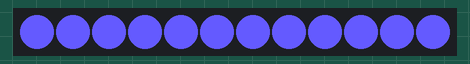
Recording of a sketch running on a simulated Arduino Uno, built with avr-gcc and run on an emulated ATmega328P. Parts: 12 RGB LEDs in strip order, left to right.

Above: at 0.6 s.
At 4.3 s:
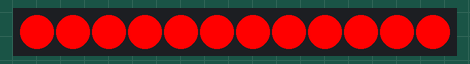
At 7.9 s:
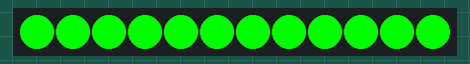
At 11.6 s:
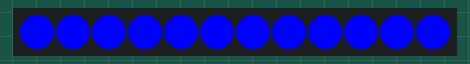
At 18.9 s:
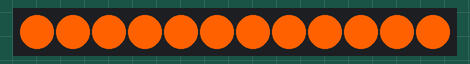
At 37.2 s:
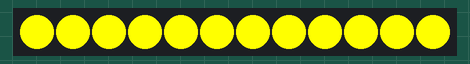

The sketch:

esp8266_ws2813b.ino
```cpp
#include <Adafruit_NeoPixel.h>
#define PIN        0  //信号输出引脚GPIO0
#define NUMPIXELS  12  //灯个数

Adafruit_NeoPixel led(NUMPIXELS, PIN, NEO_GRB + NEO_KHZ800);

void setup() {

  led.begin();
  led.setBrightness(255); //设置亮度 (0~255)
}

void loop() {
  for (int j = 0; j < 13; j++) {
   led.setPixelColor(j, led.Color(100, 90, 255));
  led.show();
    delay(50);
  }
delay(3000);
  for (int j = 0; j < 13; j++) {
   led.setPixelColor(j, led.Color(255,0,0));//红色
  led.show();
    delay(50);
  }
delay(3000);
  for (int j = 0; j < 13; j++) {
   led.setPixelColor(j, led.Color(0, 255,0));//绿色
  led.show();
    delay(50);
  }
delay(3000);
  for (int j = 0; j < 13; j++) {
   led.setPixelColor(j, led.Color(0, 0, 255));//蓝色
  led.show();
    delay(50);
  }
delay(3000);
 for (int j = 0; j < 13; j++) {
   led.setPixelColor(j, led.Color(255,255,0));//黄色
  led.show();
    delay(50);
  }
delay(3000);
 for (int j = 0; j < 13; j++) {
   led.setPixelColor(j, led.Color(255,97,0));//橙色
  led.show();
    delay(50);
  }
delay(3000);
}
```

Measured:
- what the display in image 0 shows lasts 3.1 s, from 0.6 s to 3.7 s
